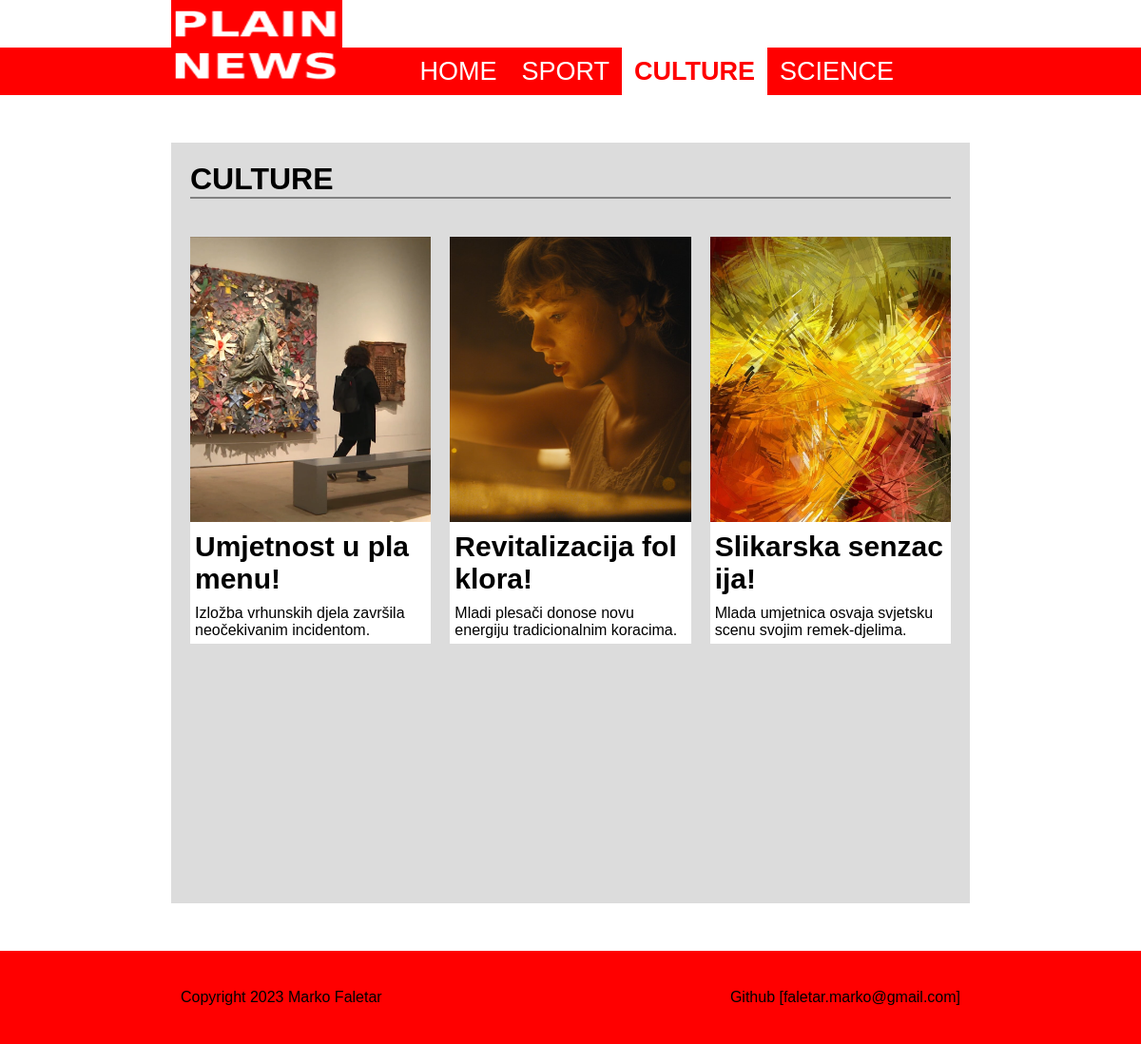
Page /kategorija.php?id=culture on the committed database.
### tables this page shows
CREATE TABLE `clanci` (
  `id` int(11) NOT NULL,
  `naslov` varchar(64) NOT NULL,
  `sazetak` text NOT NULL,
  `tekst` text NOT NULL,
  `slika` varchar(64) NOT NULL,
  `kategorija` varchar(64) NOT NULL,
  `arhiva` tinyint(1) NOT NULL
);

### kategorija.php (the view, shortened to what this page needs)
<?php
if (isset($_SESSION['username']) && isset($_SESSION['razina'])) {
  $tekstNav = 'ADMIN';
  $tekstNavLokacija = 'administrator.php';
}else{
  $tekstNav = 'LOGIN';
  $tekstNavLokacija = 'login.php';
}
include 'connect.php';
$kategorija = $_GET['id'];
$query = "SELECT * FROM clanci WHERE kategorija='$kategorija' AND arhiva = 0";
$result = mysqli_query($dbc, $query);
$row = mysqli_fetch_array($result);
?>
<!DOCTYPE html>
<html lang="en">
<head>
    <link rel="stylesheet" type="text/css" href="style.css" />
</head>
<body>
    <img id="logo22" src="images/PNEWS.png" alt="logo"
        style="position: fixed; z-index: 100; width: 180px; height: 100px; margin-left: 15%; margin-top: -50px;" />
    <nav>
        <ul>
            <li><label class="logo">Plain_Newssssssssssss</label></li>
            <li class=""><a class="" href="index.php">HOME</a></li>
            <li class="<?php if ($kategorija == "sport") echo ' active'; ?>"><a class="<?php if ($kategorija == "sport") echo ' active'; ?>" href="kategorija.php?id=sport">SPORT</a></li>
            <li class="<?php if ($kategorija == "culture") echo ' active'; ?>"><a class="<?php if ($kategorija == "culture") echo ' active'; ?>" href="kategorija.php?id=culture">CULTURE</a></li>
            <li class="<?php if ($kategorija == "science") echo ' active'; ?>"><a class="<?php if ($kategorija == "science") echo ' active'; ?>" href="kategorija.php?id=science">SCIENCE</a></li>
            <li><a href="<?php echo $tekstNavLokacija; ?>"><?php echo $tekstNav; ?></a></li>
        </ul>
    </nav>
    <div class="container">
        <header>
            <h1>
                <?php if(isset($row['kategorija'])){echo strtoupper($row['kategorija']);}else{echo 'Ne postoje vijesti u kategoriji!';} ?>
            </h1>
            <hr>
        </header>
        <section>
            <?php
            while ($row) {
                echo '<article>';
                echo '<div class="slike">';
                echo '<img class="cover" src="' . UPLPATH . $row['slika'] . '" alt="news1" />';
                echo '</div>';
                echo '<h4 class="title">';
                echo '<a href="clanak.php?id=' . $row['id'] . '">';
                echo $row['naslov'];
                echo '</a></h4>';
                echo '<div class="tekst">';
                echo '<p>' . $row['sazetak'] . '</p>';
                echo '</div>';
                echo '</article>';
                $row = mysqli_fetch_array($result);
            }
            ?>
        </section>
    </div>
    <div class="footer">
        <ul>
            <li><a href="#">Copyright 2023 Marko Faletar</a></li>
            <li><a href="https://github.com/FaletarMarko1">Github [faletar.marko@gmail.com]</a></li>
        </ul>
    </div>
</body>
</html>

### style.css (style rules this page uses)
body { font-family: "Franklin Gothic Medium", "Arial Narrow", Arial, sans-serif; }
* { margin: 0; padding: 0; text-decoration: none; list-style: none; box-sizing: border-box; }
nav { background: red; height: 50px; width: 100%; margin-top: 50px; }
nav ul { float: left; margin-right: 20px; width: 70%; margin-left: 15%; }
nav ul li { display: block; float: left; line-height: 50px; margin: 0 0px; }
nav ul li a { color: white; font-size: 27px; padding: 10px 13px; border-radius: 0px; text-transform: uppercase; }
label.logo { color: red; font-size: 17px; line-height: 50px; padding: 0 50px 0 0; font-weight: 900; cursor: pointer; }
#logo22 { opacity: 1; }
a { text-decoration: none; color: black; }
a.active, a:hover { color: red; font-weight: bolder; transition: 0.3s; background-color: white; }
nav .active { background-color: white; color: red; }
.container { width: 70%; margin: auto; margin-top: 50px; margin-bottom: 50px; min-height: 100vh; background-color: gainsboro; }
section { display: flex; flex-wrap: wrap; text-align: left; padding: 20px 0px 20px 20px; }
article { margin: 20px 20px 20px 0px; flex: 20%; flex-basis: 20%; justify-content: space-around; background-color: white; }
img { width: 100%; max-width: 100%; height: 300px; }
.cover { object-fit: cover; }
.tekst { width: 100%; text-align: left; padding: 5px; }
h4 { white-space: pre-line; }
header { padding: 20px 20px 0px 20px; }
hr { margin: auto; height: 2px; border-width: 0; color: gray; background-color: gray; }
.title { text-align: left; font-size: 30px; padding: 5px 0px 5px 5px; font-weight: 900; word-break: break-all; }
.footer { background-color: red; width: 100%; color: white; text-align: center; margin-top: auto; }
.footer ul { width: 70%; margin: auto; display: flex; flex-wrap: nowrap; padding: 40px 0px 40px 0px; justify-content: space-between; }
.footer ul li { margin: 0 10px; }

### rows in the picture
clanci: kategorija "CULTURE", slika (picture), naslov "Umjetnost u plamenu!", sazetak "Izložba vrhunskih djela završila neočekivanim incidentom."
clanci: slika (picture), naslov "Revitalizacija folklora!", sazetak "Mladi plesači donose novu energiju tradicionalnim koracima."
clanci: slika (picture), naslov "Slikarska senzacija!", sazetak "Mlada umjetnica osvaja svjetsku scenu svojim remek-djelima."
